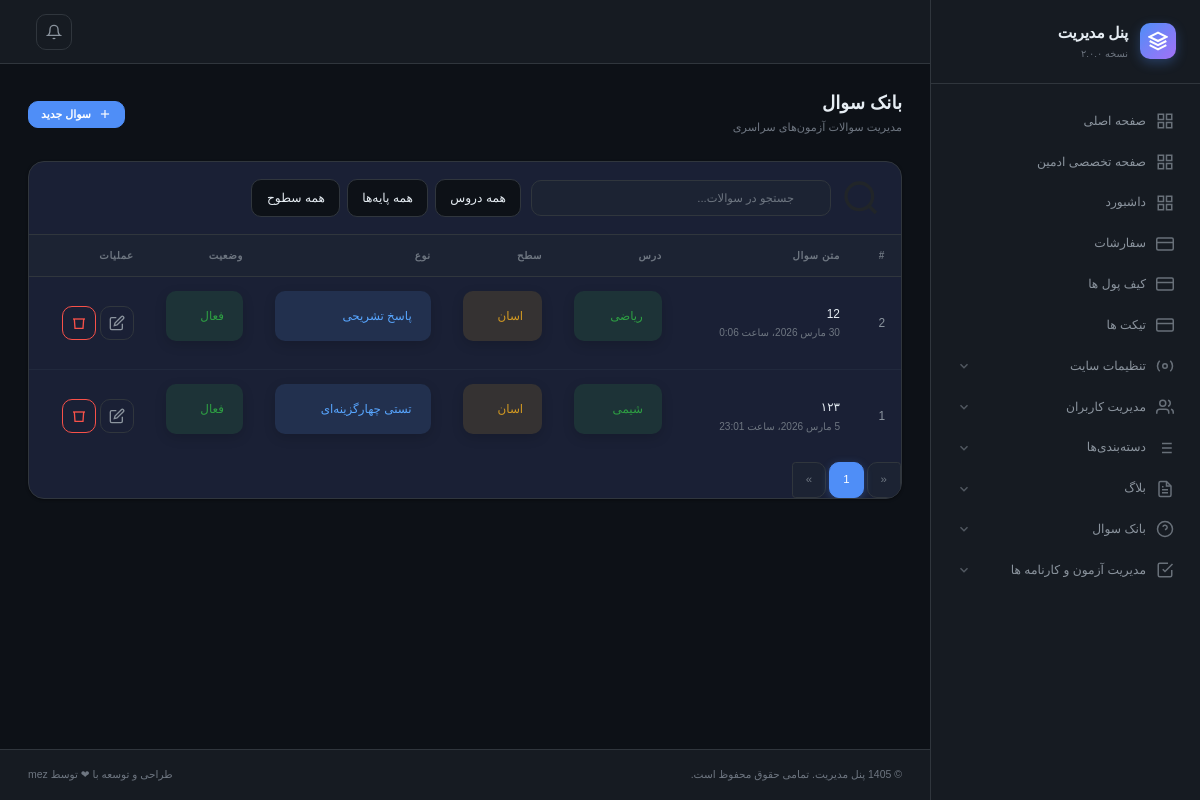
/admin-panel/question-bank/ (signed in), run on the app's committed database.
### qbank/models.py (models this page shows, shortened)
class QuestionBank(models.Model):
    class TypeOfQuestions(models.TextChoices):
        ALL = 'همه', 'همه'
        MULTIPLE_CHOICE = 'تستی چهارگزینه‌ای', 'تستی چهارگزینه‌ای'
        TRUE_FALSE = 'درست / نادرست', 'درست / نادرست'
        SHORT_ANSWER = 'پاسخ کوتاه ', 'پاسخ کوتاه '
        LONG_ANSWER = 'پاسخ تشریحی', 'پاسخ تشریحی'
        IMAGE_BASED = 'مبتنی بر تصویر', 'مبتنی بر تصویر'
        PDF_BASED = 'سوال از فایل PDF', 'سوال از فایل PDF'
    possible = models.ForeignKey(QuestionPossible, related_name='questions', on_delete=models.CASCADE, verbose_name='سطح' ,db_index=True)
    category = models.ForeignKey(LessionCategories, related_name='questions', on_delete=models.CASCADE, verbose_name='درس' ,db_index=True)
    type_of_question = models.CharField( max_length=50, choices=TypeOfQuestions.choices, verbose_name='نوع سوال')
    name = models.CharField( max_length=1000, verbose_name='عنوان سوال' ,db_index=True)
    lesson = models.CharField( max_length=255, verbose_name='مبحث')
    description = CKEditor5Field( blank=True, null=True, verbose_name='متن سوال')
    image = models.ImageField( upload_to=photo_path_upload_to, blank=True, null=True, verbose_name='تصویر سوال' )
    pdf_file = models.FileField( upload_to=photo_path_upload_to, blank=True, null=True, verbose_name='فایل PDF سوال' )
    has_options = models.BooleanField(default=False, verbose_name='دارای گزینه های دیگر')
    order = models.PositiveIntegerField(default=1, verbose_name='ترتیب' )
    solving_time = models.PositiveIntegerField(default=1, verbose_name='زمان پیشنهادی حل به دقیقه')
    is_active = models.BooleanField(default=True, verbose_name='فعال')
    created_at = models.DateTimeField(auto_now_add=True )
    class Meta:
        ordering = ['-order', '-id']
        verbose_name = 'سوال'
        verbose_name_plural = 'سوالات'

class QuestionPossible(models.Model):
    name = models.CharField( max_length=255, verbose_name='نام سطح')
    order = models.PositiveIntegerField(default=1, verbose_name='ترتیب')
    is_active = models.BooleanField(default=True, verbose_name='فعال')
    def __str__(self):
        return self.name
    class Meta:
        ordering = ['-order']
        verbose_name = 'سطح'
        verbose_name_plural = 'سطوح'

### quiz/models.py (models this page shows, shortened)
class LessionCategories(models.Model):
    order = models.PositiveIntegerField(default=1, verbose_name='ترتیب')
    name = models.CharField( max_length=255, verbose_name='نام درس ')
    is_active = models.BooleanField(default=True, verbose_name='فعال')
    def __str__(self):
        return self.name
    class Meta:
        ordering = ['-order']
        verbose_name = 'درس '
        verbose_name_plural = 'دروس'

### admin_panel/views/qbank.py (the view)
# urls.py: path('question-bank/', views.qbank.QuestionBankListView.as_view(), name='qbank-list'),
class QuestionBankListView(AdminPermissionRequire, ListView):
    context_object_name = 'items'
    template_name = 'admin-panel/question-bank/list.html'
    queryset = QuestionBank.objects.prefetch_related('possible', 'category').all()
    paginate_by = 250

### admin_panel/mixins.py (called while the page is built)
    def dispatch(self, request, *args, **kwargs):
        response = super().dispatch(request, *args, **kwargs)
        if request.user.is_superuser :
            return response
        else:
            raise Http404()

### template/admin-panel/question-bank/list.html (shortened to what this page needs)
{% extends "admin-panel/base/base.html" %}
{% load jalali_tags %}
{% block main %}
  <main class="page-content">
    <div class="page-header">
      <div class="page-header-info">
        <h1>بانک سوال</h1>
        <p>مدیریت سوالات آزمون‌های سراسری</p>
      </div>
      <div class="page-header-actions">
        <a href="{% url 'admin-panel:qbank-create' %}" class="btn btn-primary btn-sm">
          <svg viewBox="0 0 24 24" fill="none" stroke="currentColor" stroke-width="2"><line x1="12" y1="5" x2="12" y2="19"/><line x1="5" y1="12" x2="19" y2="12"/></svg>
          سوال جدید
        </a>
      </div>
    </div>
    <div class="card">
      <div class="table-toolbar">
        <svg width="40" viewBox="0 0 24 24" fill="none" stroke="currentColor" stroke-width="2"><circle cx="11" cy="11" r="8"/><line x1="21" y1="21" x2="16.65" y2="16.65"/></svg>
        <div class="table-search">
          <input type="text" id="tableSearch" placeholder="جستجو در سوالات..." class="form-control form-control-sm">
        </div>
        <div class="d-flex gap-2">
          <select class="form-select form-select-sm" style="width:auto">
            <option>همه دروس</option>
          </select>
          <select class="form-select form-select-sm" style="width:auto">
            <option>همه پایه‌ها</option>
          </select>
          <select class="form-select form-select-sm" style="width:auto">
            <option>همه سطوح</option>
          </select>
        </div>
      </div>
      <div class="table-responsive">
        <table class="table" id="mainTable">
          <thead>
            <tr>
              <th>#</th>
              <th>متن سوال</th>
              <th>درس</th>
              <th>سطح</th>
              <th>نوع</th>
              <th>وضعیت</th>
              <th>عملیات</th>
            </tr>
          </thead>
          <tbody>
            {% for item in items %}
            <tr>
              <td>{{item.pk}}</td>
              <td>
                <div style="max-width:320px;overflow:hidden;text-overflow:ellipsis;white-space:nowrap;color:var(--text-primary)">
                 {{ item.name }}
                </div>
                <div style="font-size:.72rem;color:var(--text-muted)">{{ item.created_at|to_jalali }}</div>
              </td>
              <td><span class="alert badge-success">{{item.category}}</span></td>
              <td><span class="alert   badge-warning">{{item.possible}}</span></td>
              <td><span class="alert   badge-info">{{item.type_of_question}}</span></td>
              <td><a href="{% url 'admin-panel:qbank-active' item.pk %}"><span class="alert badge-{% if item.is_active %}success{% else %}warning{% endif %}">{% if item.is_active %}فعال{% else %}غیر فعال{% endif %}</span></a></td>
              <td>
                <div class="d-flex gap-1">
                  <a href="{% url 'admin-panel:qbank-update' item.id %}" class="btn btn-icon btn-outline-secondary" title="ویرایش">
                    <svg viewBox="0 0 24 24" fill="none" stroke="currentColor" stroke-width="2"><path d="M11 4H4a2 2 0 0 0-2 2v14a2 2 0 0 0 2 2h14a2 2 0 0 0 2-2v-7"/><path d="M18.5 2.5a2.121 2.121 0 0 1 3 3L12 15l-4 1 1-4 9.5-9.5z"/></svg>
                  </a>
                  <a class="btn btn-icon btn-outline-danger"  href="{% url 'admin-panel:qbank-delete' item.id %}" title="حذف">
                    <svg viewBox="0 0 24 24" fill="none" stroke="currentColor" stroke-width="2"><polyline points="3 6 5 6 21 6"/><path d="M19 6l-1 14H6L5 6"/></svg>
                  </a>
                </div>
              </td>
            </tr>
            {% endfor %}
          </tbody>
        </table>
      </div>
      <div class="table-footer">
        <nav>
          <ul class="pagination pagination-sm mb-0">
{% if page_obj.has_previous %}
      <li class="page-item">
        <a class="page-link" href="?page={{ page_obj.previous_page_number }}" aria-label="Previous">
          <span aria-hidden="true">«</span>
        </a>
      </li>
    {% else %}
      <li class="page-item disabled">
        <a class="page-link" href="#" tabindex="-1" aria-disabled="true">«</a>
      </li>
    {% endif %}
    {% for num in page_obj.paginator.page_range %}
      {% if page_obj.number == num %}
        <li class="page-item active"><a class="page-link" href="#">{{ num }}</a></li>
      {% elif num > page_obj.number|add:'-3' and num < page_obj.number|add:'3' %}
        <li class="page-item"><a class="page-link" href="?page={{ num }}">{{ num }}</a></li>
      {% elif num == page_obj.paginator.page_range.start or num == page_obj.paginator.page_range.end %}
        <li class="page-item"><a class="page-link" href="?page={{ num }}">{{ num }}</a></li>
      {% elif num == page_obj.number|add:'-3' or num == page_obj.number|add:'3' %}
        <li class="page-item disabled"><a class="page-link" href="#">...</a></li>
      {% endif %}
    {% endfor %}
    {% if page_obj.has_next %}
      <li class="page-item">
        <a class="page-link" href="?page={{ page_obj.next_page_number }}" aria-label="Next">
          <span aria-hidden="true">»</span>
        </a>
      </li>
    {% else %}
      <li class="page-item disabled">
        <a class="page-link" href="#" tabindex="-1" aria-disabled="true">»</a>
      </li>
    {% endif %}
          </ul>
        </nav>
      </div>
    </div>
  </main>
{% endblock main %}

### data on the page
QuestionBank: pk "2", name "12", created_at|to_jalali "30 مارس 2026، ساعت 0:06", category "ریاضی", possible "اسان", type_of_question "پاسخ تشریحی", is_active "فعال"
QuestionBank: pk "1", name "۱۲۳", created_at|to_jalali "5 مارس 2026، ساعت 23:01", category "شیمی", possible "اسان", type_of_question "تستی چهارگزینه‌ای", is_active "فعال"

### other printed values
{{ num }} "1"
